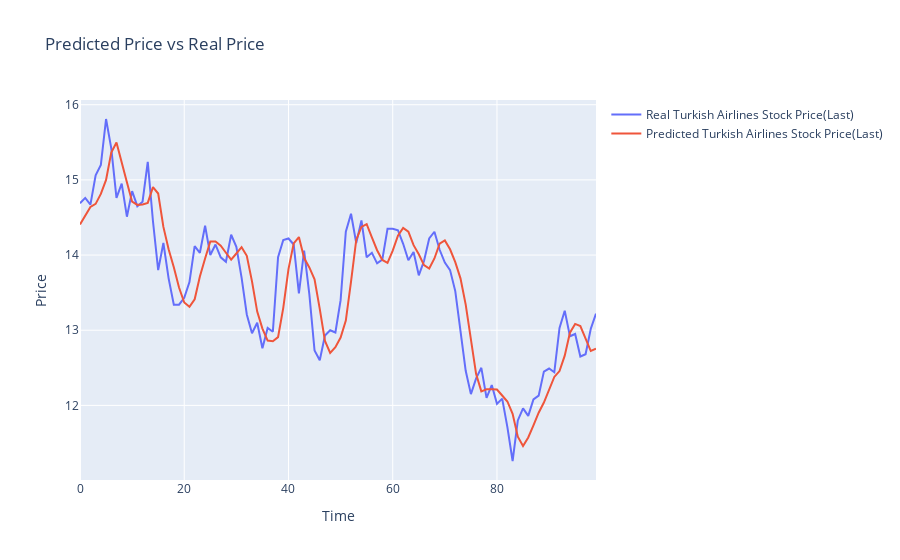

Notebook code for this chart:
### Code cell
fig = go.Figure()
fig.add_trace(go.Scatter(x=total_data.index, y=total_data['Real Stock Price'],
                    mode='lines',
                    name='Real Turkish Airlines Stock Price(Last)'))
fig.add_trace(go.Scatter(x=total_data.index, y=total_data['Predicted Stock Price'],
                    mode='lines',
                    name='Predicted Turkish Airlines Stock Price(Last)'))
fig.update_layout(title='Predicted Price vs Real Price',
                  xaxis_title='Time',
                  yaxis_title='Price')

iplot(fig)
